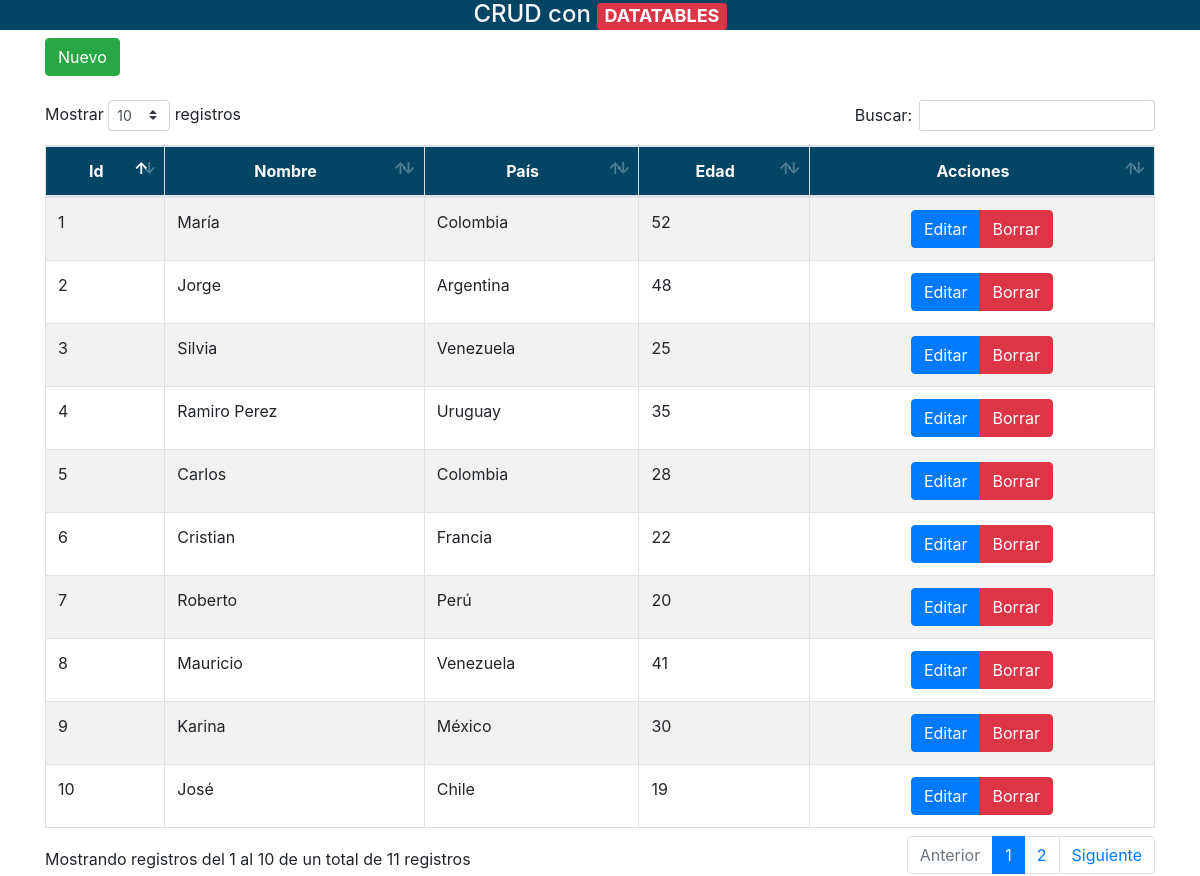
The page / on the database its author committed.
### tables this page shows
CREATE TABLE `personas` (
  `id` int(11) NOT NULL,
  `nombre` varchar(50) NOT NULL,
  `pais` varchar(50) NOT NULL,
  `edad` int(11) NOT NULL
);

### index.php (the view, shortened to what this page needs)
<?php
    $objeto = new Conexion();
    $conexion = $objeto->Conectar();
    $consulta = "SELECT id, nombre, pais, edad FROM personas";
    $resultado = $conexion->prepare($consulta);
    $resultado->execute();
    $data=$resultado->fetchAll(PDO::FETCH_ASSOC);
?>
<!doctype html>
<html lang="en">
<head>
    <link rel="stylesheet" href="bootstrap/css/bootstrap.min.css">
    <link rel="stylesheet" href="main.css">
    <link rel="stylesheet" type="text/css" href="datatables/datatables.min.css"/>
    <link rel="stylesheet"  type="text/css" href="datatables/DataTables-1.10.18/css/dataTables.bootstrap4.min.css">
</head>
<body>
    <header>
        <h4 class="text-center text-light">CRUD con <span class="badge badge-danger">DATATABLES</span></h4>
    </header>
    <div class="container">
        <div class="row">
            <div class="col-lg-12">
            <button id="btnNuevo" type="button" class="btn btn-success" data-toggle="modal">Nuevo</button>
            </div>
        </div>
    </div>
    <br>
    <div class="container">
        <div class="row">
                <div class="col-lg-12">
                    <div class="table-responsive">
                        <table id="tablaPersonas" class="table table-striped table-bordered table-condensed" style="width:100%">
                        <thead class="text-center">
                            <tr>
                                <th>Id</th>
                                <th>Nombre</th>
                                <th>País</th>
                                <th>Edad</th>
                                <th>Acciones</th>
                            </tr>
                        </thead>
                        <tbody>
                            <?php
                            foreach($data as $dat) {
                            ?>
                            <tr>
                                <td><?php echo $dat['id'] ?></td>
                                <td><?php echo $dat['nombre'] ?></td>
                                <td><?php echo $dat['pais'] ?></td>
                                <td><?php echo $dat['edad'] ?></td>
                                <td></td>
                            </tr>
                            <?php
                                }
                            ?>
                        </tbody>
                    </table>
                </div>
            </div>
        </div>
    </div>
</body>
</html>

### main.css (style rules this page uses)
header, thead { background:#034564; }
th { color: #f8f9fa; }

### rows shown on the page
personas: id "1", nombre "María", pais "Colombia", edad "52"
personas: id "2", nombre "Jorge", pais "Argentina", edad "48"
personas: id "3", nombre "Silvia", pais "Venezuela", edad "25"
personas: id "4", nombre "Ramiro Perez", pais "Uruguay", edad "35"
personas: id "5", nombre "Carlos", pais "Colombia", edad "28"
personas: id "6", nombre "Cristian", pais "Francia", edad "22"
personas: id "7", nombre "Roberto", pais "Perú", edad "20"
personas: id "8", nombre "Mauricio", pais "Venezuela", edad "41"
personas: id "9", nombre "Karina", pais "México", edad "30"
personas: id "10", nombre "José", pais "Chile", edad "19"
